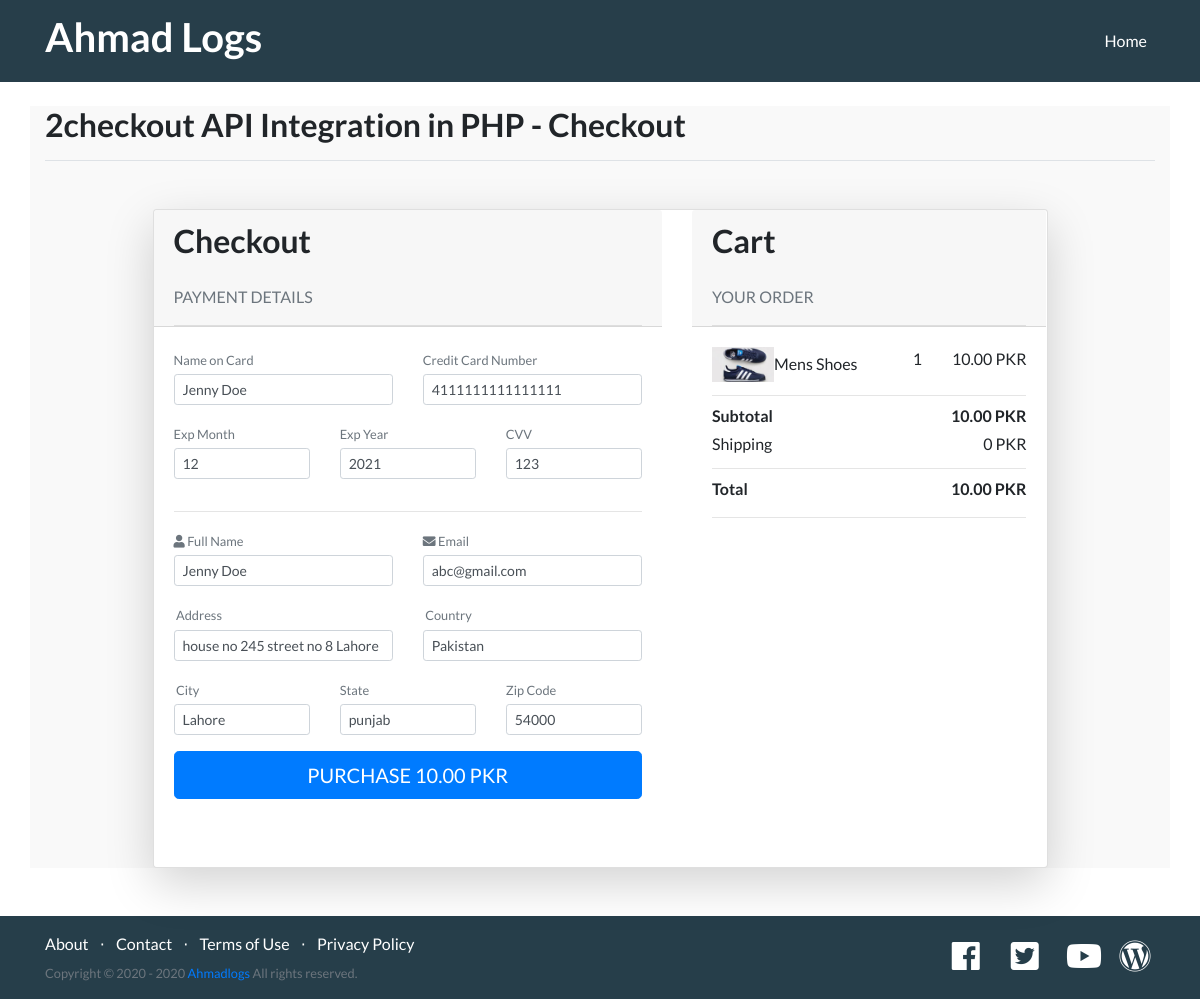
The app's page /checkout.php?product_id=1 with its own data.
### tables this page shows
CREATE TABLE `product` (
  `product_id` int(11) NOT NULL,
  `name` varchar(255) NOT NULL,
  `description` text NOT NULL,
  `image` varchar(255) NOT NULL,
  `price` float(10,2) NOT NULL,
  `status` int(1) NOT NULL
);

### checkout.php (the view, shortened to what this page needs)
<?php
include_once 'include/config.php';
include("include/header.php");
$product_id = $_GET['product_id'];
$results = $db->query("SELECT * FROM product WHERE product_id = ".$product_id);
$row = $results->fetch_array();
$product_name = $row['name'];
$product_price = $row['price'];
$image = $row['image'];
?>
  <section class="showcase">
    <div class="container">
      <div class="pb-2 mt-4 mb-2 border-bottom">
        <h2><?php echo TITLE;?>  - Checkout</h2>
      </div>
<div class=" container-fluid my-5 ">
    <div class="row justify-content-center ">
        <div class="col-xl-10">
            <div class="card shadow-lg ">
                <div class="row justify-content-around">
                    <div class="col-md-7">
                        <div class="card border-0">
                            <div class="card-header pb-0">
                                <h2 class="card-title space ">Checkout</h2>
                                <p class="card-text text-muted mt-4 space">PAYMENT DETAILS</p>
                                <hr class="my-0">
                            </div>
                            <div class="card-body">
	<form action="<?php echo BASE_URL.'checkout.php?product_id='.$product_id;?>" method="POST" id="myCCForm">
		<div class="row">
		<div class="col-sm-6">
		<div class="form-group">
		<label for="name_on_card" class="small text-muted mb-1">Name on Card</label>
		<input type="text" name="name_on_card" id="name_on_card" value="Jenny Doe" class="form-control form-control-sm" >
		</div>
		</div>
		<div class="col-sm-6">
		<div class="form-group">
		<label for="ccNo" class="small text-muted mb-1">Credit Card Number</label>
		<input type="text" name="ccNo" id="ccNo" value="4111111111111111" class="form-control form-control-sm" >
		</div>
		</div>
		</div>
		<div class="row">
		<div class="col-sm-4">
		<div class="form-group">
		<label for="expMonth" class="small text-muted mb-1">Exp Month</label>
		<input type="text" name="expMonth" id="expMonth" value="12" class="form-control form-control-sm" >
		</div>
		</div>
		<div class="col-sm-4">
		<div class="form-group">
		<label for="expYear" class="small text-muted mb-1">Exp Year</label>
		<input type="text" name="expYear" id="expYear" value="2021" class="form-control form-control-sm" >
		</div>
		</div>
		<div class="col-sm-4">
		<div class="form-group">
		<label for="cvv" class="small text-muted mb-1">CVV</label>
		<input type="text" name="cvv" id="cvv" value="123" class="form-control form-control-sm" >
		</div>
		</div>
		</div>
		<hr>
		<div class="row">
		<div class="col-sm-6">
		<div class="form-group">
		<label for="fullname" class="small text-muted mb-1"><i class="fa fa-user"></i> Full Name</label>
		<input type="text" name="fullname" id="fullname" value="Jenny Doe" class="form-control form-control-sm" >
		</div>
		</div>
		<div class="col-sm-6">
		<div class="form-group">
		<label for="email" class="small text-muted mb-1"><i class="fa fa-envelope"></i> Email</label>
		<input type="text" name="email" id="email" value="abc@gmail.com" class="form-control form-control-sm" >
		</div>
		</div>
		</div>
		<div class="row">
		<div class="col-sm-6">
		<div class="form-group">
		<label for="address" class="small text-muted mb-1"><i class="fa fa-address-card-o"></i> Address</label>
		<input type="text" name="address" id="address" value="house no 245 street no 8 Lahore" class="form-control form-control-sm" >
		</div>
		</div>
		<div class="col-sm-6">
		<div class="form-group">
		<label for="country" class="small text-muted mb-1"><i class="fa fa-address-card-o"></i> Country</label>
		<input type="text" name="country" id="country" value="Pakistan" class="form-control form-control-sm" >
		</div>
		</div>
		</div>
		<div class="row">
		<div class="col-sm-4">
		<div class="form-group">
		<label for="city" class="small text-muted mb-1"><i class="fa fa-institution"></i> City</label>
		<input type="text" name="city" id="city" value="Lahore" class="form-control form-control-sm" >
		</div>
		</div>
		<div class="col-sm-4">
		<div class="form-group">
		<label for="state" class="small text-muted mb-1">State</label>
		<input type="text" name="state" id="state" value="punjab" class="form-control form-control-sm" >
		</div>
		</div>
		<div class="col-sm-4">
		<div class="form-group">
		<label for="state" class="small text-muted mb-1">Zip Code</label>
		<input type="text" name="zipCode" id="zipCode" value="54000" class="form-control form-control-sm" >
		</div>
		</div>
		</div>
		<div class="row mb-md-5">
			<div class="col">
			<button type="submit" name="" id="" class="btn btn-lg btn-block btn-primary">PURCHASE <?php echo $product_price;?> PKR</button></div>
		</div>
    </form>
							</div>
                        </div>
                    </div>
					<div class="col-md-5">
                        <div class="card border-0 ">
                            <div class="card-header pb-0">
                                <h2 class="card-title space ">Cart</h2>
                                <p class="card-text text-muted mt-4 space">YOUR ORDER</p>
                                <hr class="my-0">
                            </div>
                            <div class="card-body">
                                <div class="row justify-content-between">
                                    <div class="col-auto col-md-7">
                                        <div class="media flex-column flex-sm-row">
										<img class=" img-fluid" src="<?php echo BASE_URL.$image;?>" width="62" height="62">
                                            <div class="media-body my-auto">
                                                <div class="row ">
                                                    <div class="col-auto">
                                                        <p class="mb-0"><?php echo $product_name;?></p>
                                                    </div>
                                                </div>
                                            </div>
                                        </div>
                                    </div>
                                    <div class=" pl-0 flex-sm-col col-auto my-auto">
                                        <p class="boxed-1">1</p>
                                    </div>
                                    <div class=" pl-0 flex-sm-col col-auto my-auto ">
                                        <p><?php echo $product_price;?> PKR</p>
                                    </div>
                                </div>
                                <hr class="my-2">
                                <div class="row ">
                                    <div class="col">
                                        <div class="row justify-content-between">
                                            <div class="col-4">
                                                <p class="mb-1"><b>Subtotal</b></p>
                                            </div>
                                            <div class="flex-sm-col col-auto">
                                                <p class="mb-1"><b><?php echo $product_price;?> PKR</b></p>
                                            </div>
                                        </div>
                                        <div class="row justify-content-between">
                                            <div class="col">
                                                <p class="mb-1">Shipping</p>
                                            </div>
                                            <div class="flex-sm-col col-auto">
                                                <p class="mb-1">0 PKR</p>
                                            </div>
                                        </div>
										<hr class="my-2">
                                        <div class="row justify-content-between">
                                            <div class="col-4">
                                                <p><b>Total</b></p>
                                            </div>
                                            <div class="flex-sm-col col-auto">
                                                <p class="mb-1"><b><?php echo $product_price;?> PKR</b></p>
                                            </div>
                                        </div>
                                        <hr class="my-0">
                                    </div>
                                </div>
                            </div>
                        </div>
                    </div>
                </div>
            </div>
        </div>
    </div>
</div>
	</div>
  </section>
<?php include("include/footer.php"); ?>

### css/style.css (style rules this page uses)
body { font-family: 'Lato', 'Helvetica Neue', Helvetica, Arial, sans-serif; }
h1, h2, h3, h4, h5, h6 { font-family: 'Lato', 'Helvetica Neue', Helvetica, Arial, sans-serif; font-weight: 700; }
.showcase .container { min-height: 350px; background-color: #F9F9F9; margin-top: 10px; margin-bottom: 10px; }

### records on screen
product: price "10.00", image (picture), name "Mens Shoes"

### other values on screen
TITLE "2checkout API Integration in PHP"
